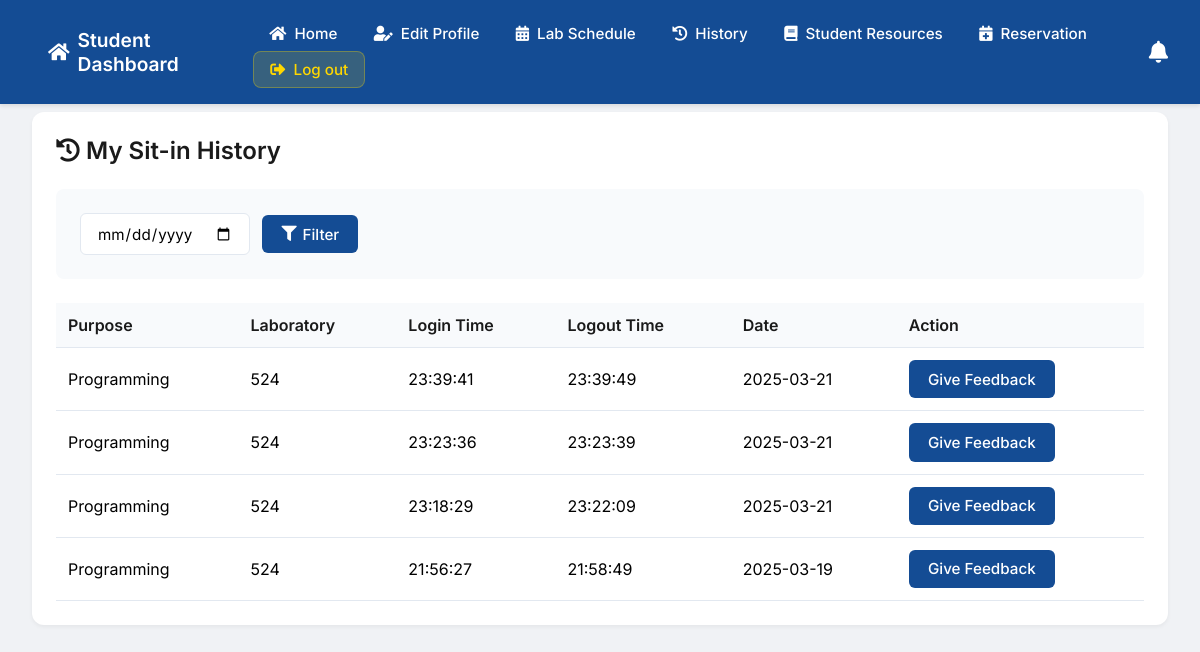
Page /history.php (signed in) on the earlier database version.
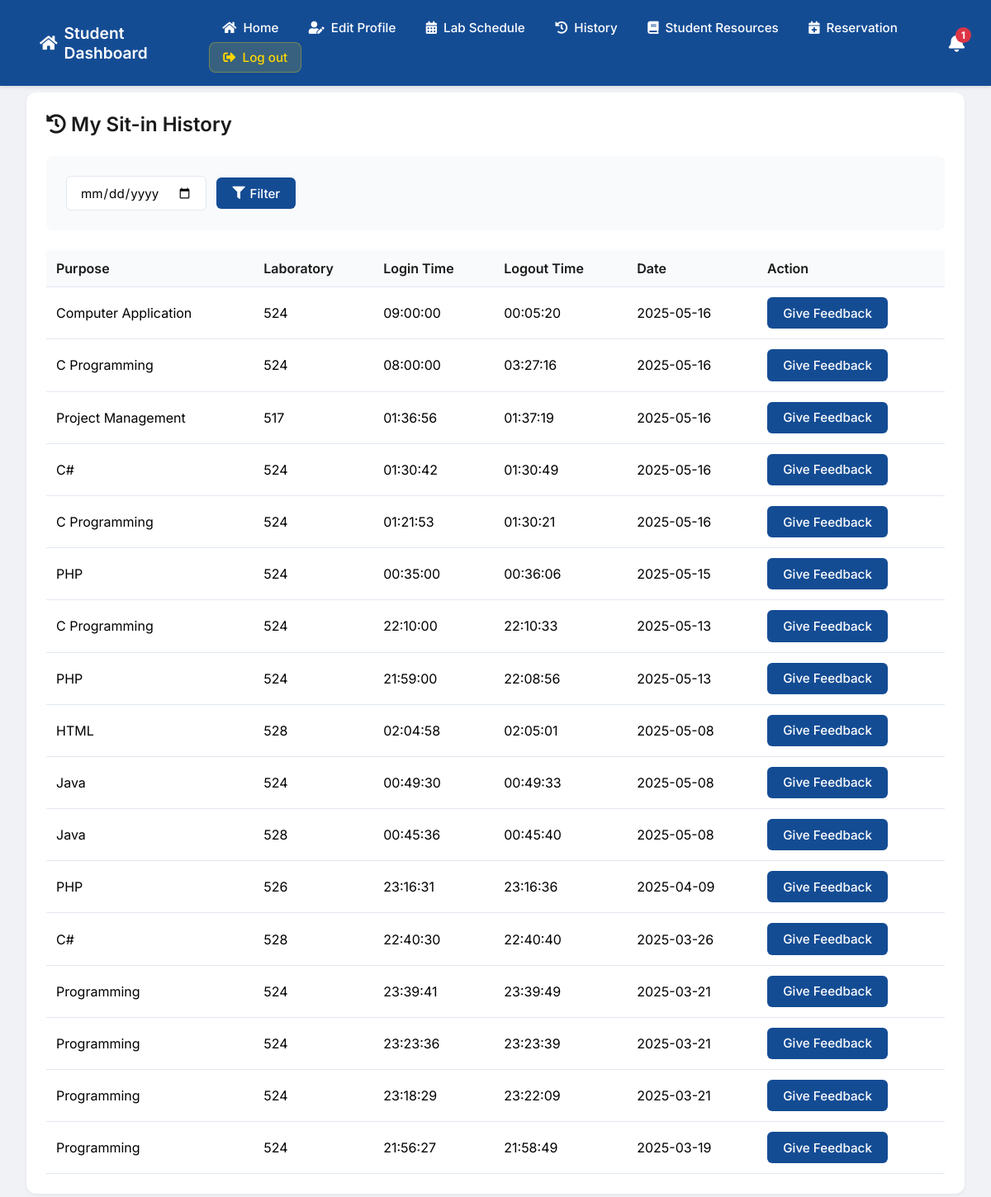
Same page on the later database version.
### tables this page shows
CREATE TABLE `sit_in_records` (
  `id` int(11) NOT NULL,
  `student_id` varchar(50) NOT NULL,
  `status` enum('present','absent') NOT NULL DEFAULT 'absent',
  `date` date NOT NULL,
  `purpose` varchar(100) DEFAULT NULL,
  `lab` varchar(10) DEFAULT NULL,
  `time_in` time DEFAULT curtime(),
  `time_out` time DEFAULT NULL
);

### history.php (the view, shortened to what the changed rows need)
<?php
include("db.php");
$username = $_SESSION["username"];
$query = "SELECT IDNO FROM register WHERE USERNAME = ?";
$stmt = mysqli_prepare($con, $query);
mysqli_stmt_bind_param($stmt, "s", $username);
mysqli_stmt_execute($stmt);
$result = mysqli_stmt_get_result($stmt);
$row = mysqli_fetch_assoc($result);
$student_id = $row['IDNO'];
$query = "SELECT s.*, CONCAT(r.FIRSTNAME, ' ', r.LASTNAME) as full_name
          FROM sit_in_records s
          JOIN register r ON s.student_id = r.IDNO
          WHERE s.student_id = ?";
$query .= " ORDER BY s.date DESC, s.time_in DESC";
$stmt = mysqli_prepare($con, $query);
$types = "s";
$params = [$student_id];
mysqli_stmt_bind_param($stmt, $types, ...$params);
mysqli_stmt_execute($stmt);
$result = mysqli_stmt_get_result($stmt);
$user_id = $_SESSION['IDNO'] ?? ($_SESSION['user_id'] ?? null);
$notif_result = false;
if ($user_id) {
    $notif_query = "SELECT * FROM notifications WHERE user_id = $user_id AND is_read = 0 ORDER BY created_at DESC";
    $notif_result = mysqli_query($con, $notif_query);
}
$notif_count = 0;
if ($notif_result) {
    $notif_count = mysqli_num_rows($notif_result);
}
?>
<!DOCTYPE html>
<html lang="en">
<head>
    <link rel="stylesheet" href="https://cdnjs.cloudflare.com/ajax/libs/font-awesome/5.15.4/css/all.min.css">
</head>
<body>
    <div class="navbar">
        <div class="notification-bell" onclick="toggleNotifDropdown()">
            <i class="fas fa-bell"></i>
            <?php if ($notif_count > 0): ?>
                <span class="notif-badge"><?php echo $notif_count; ?></span>
            <?php endif; ?>
        </div>
    </div>
    <div class="main-container">
        <div class="history-grid">
            <div class="card">
                <h2><i class="fas fa-history"></i> My Sit-in History</h2>
                <div class="table-responsive">
                    <table id="historyTable">
                        <thead>
                            <tr>
                                <th>Purpose</th>
                                <th>Laboratory</th>
                                <th>Login Time</th>
                                <th>Logout Time</th>
                                <th>Date</th>
                                <th>Action</th>
                            </tr>
                        </thead>
                        <tbody>
                            <?php if (mysqli_num_rows($result) > 0): ?>
                                <?php while ($row = mysqli_fetch_assoc($result)): ?>
                                    <tr>
                                        <td><?php echo htmlspecialchars($row['purpose']); ?></td>
                                        <td><?php echo htmlspecialchars($row['lab']); ?></td>
                                        <td><?php echo htmlspecialchars($row['time_in']); ?></td>
                                        <td><?php echo htmlspecialchars($row['time_out'] ?? 'Active'); ?></td>
                                        <td><?php echo htmlspecialchars($row['date']); ?></td>
                                        <td>
                                            <button class="btn btn-primary" onclick="openFeedbackModal('<?php echo htmlspecialchars($row['id']); ?>', '<?php echo htmlspecialchars($row['lab']); ?>', '<?php echo htmlspecialchars($row['date']); ?>')">
                                                Give Feedback
                                            </button>
                                        </td>
                                    </tr>
                                <?php endwhile; ?>
                            <?php else: ?>
                                <tr>
                                    <td colspan="6" class="no-records">No sit-in records found</td>
                                </tr>
                            <?php endif; ?>
                        </tbody>
                    </table>
                </div>
            </div>
        </div>
    </div>
</body>
</html>

Differences in the rows shown:
added sit_in_records: purpose "Computer Application", lab "524", time_in "09:00:00", time_out "00:05:20", date "2025-05-16"
added sit_in_records: purpose "C Programming", lab "524", time_in "08:00:00", time_out "03:27:16", date "2025-05-16"
added sit_in_records: purpose "Project Management", lab "517", time_in "01:36:56", time_out "01:37:19", date "2025-05-16"
added sit_in_records: purpose "C#", lab "524", time_in "01:30:42", time_out "01:30:49", date "2025-05-16"
added sit_in_records: purpose "C Programming", lab "524", time_in "01:21:53", time_out "01:30:21", date "2025-05-16"
added sit_in_records: purpose "PHP", lab "524", time_in "00:35:00", time_out "00:36:06", date "2025-05-15"
added sit_in_records: purpose "C Programming", lab "524", time_in "22:10:00", time_out "22:10:33", date "2025-05-13"
added sit_in_records: purpose "PHP", lab "524", time_in "21:59:00", time_out "22:08:56", date "2025-05-13"
added sit_in_records: purpose "HTML", lab "528", time_in "02:04:58", time_out "02:05:01", date "2025-05-08"
added sit_in_records: purpose "Java", lab "524", time_in "00:49:30", time_out "00:49:33", date "2025-05-08"
added sit_in_records: purpose "Java", lab "528", time_in "00:45:36", time_out "00:45:40", date "2025-05-08"
added sit_in_records: purpose "PHP", lab "526", time_in "23:16:31", time_out "23:16:36", date "2025-04-09"
added sit_in_records: purpose "C#", lab "528", time_in "22:40:30", time_out "22:40:40", date "2025-03-26"
Other differences:
$notif_count: (not shown) → "1"
